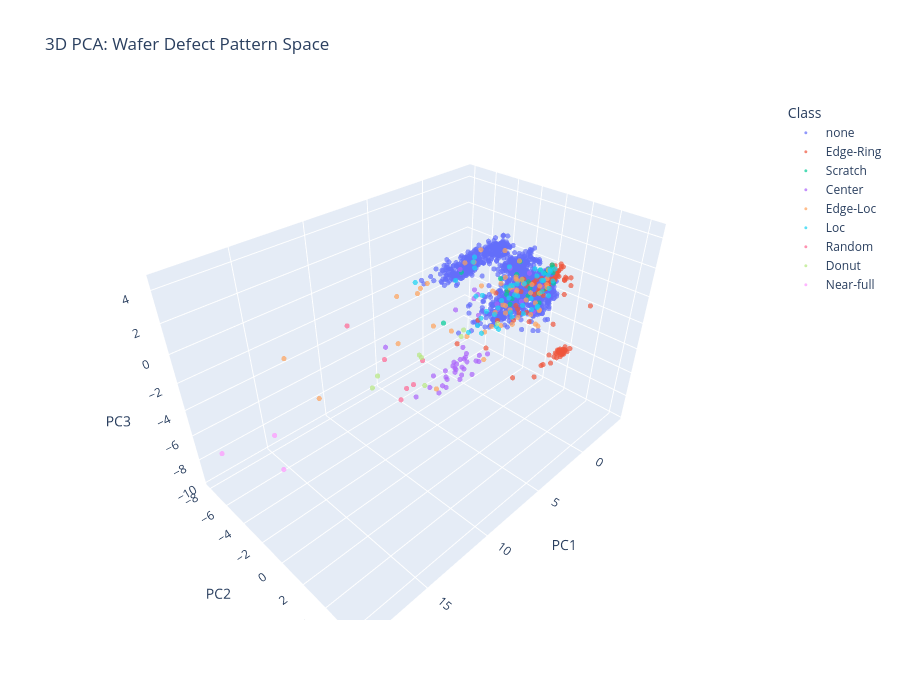

The notebook cell saved with this chart:
### Markdown cell above
## 6. 3D Scatter Plot: Multi-feature Analysis

### Code cell
pca_3d = PCA(n_components=3)
pca_3d_features = pca_3d.fit_transform(features)

pca_3d_df = pd.DataFrame({
    'PC1': pca_3d_features[:, 0],
    'PC2': pca_3d_features[:, 1],
    'PC3': pca_3d_features[:, 2],
    'Class': labels
})

fig = px.scatter_3d(
    pca_3d_df,
    x='PC1',
    y='PC2',
    z='PC3',
    color='Class',
    title='3D PCA: Wafer Defect Pattern Space',
    width=900,
    height=700,
    opacity=0.7
)

fig.update_traces(marker=dict(size=3))
fig.write_html('../outputs/visualizations/pca_3d_clustering.html')
fig.show()
